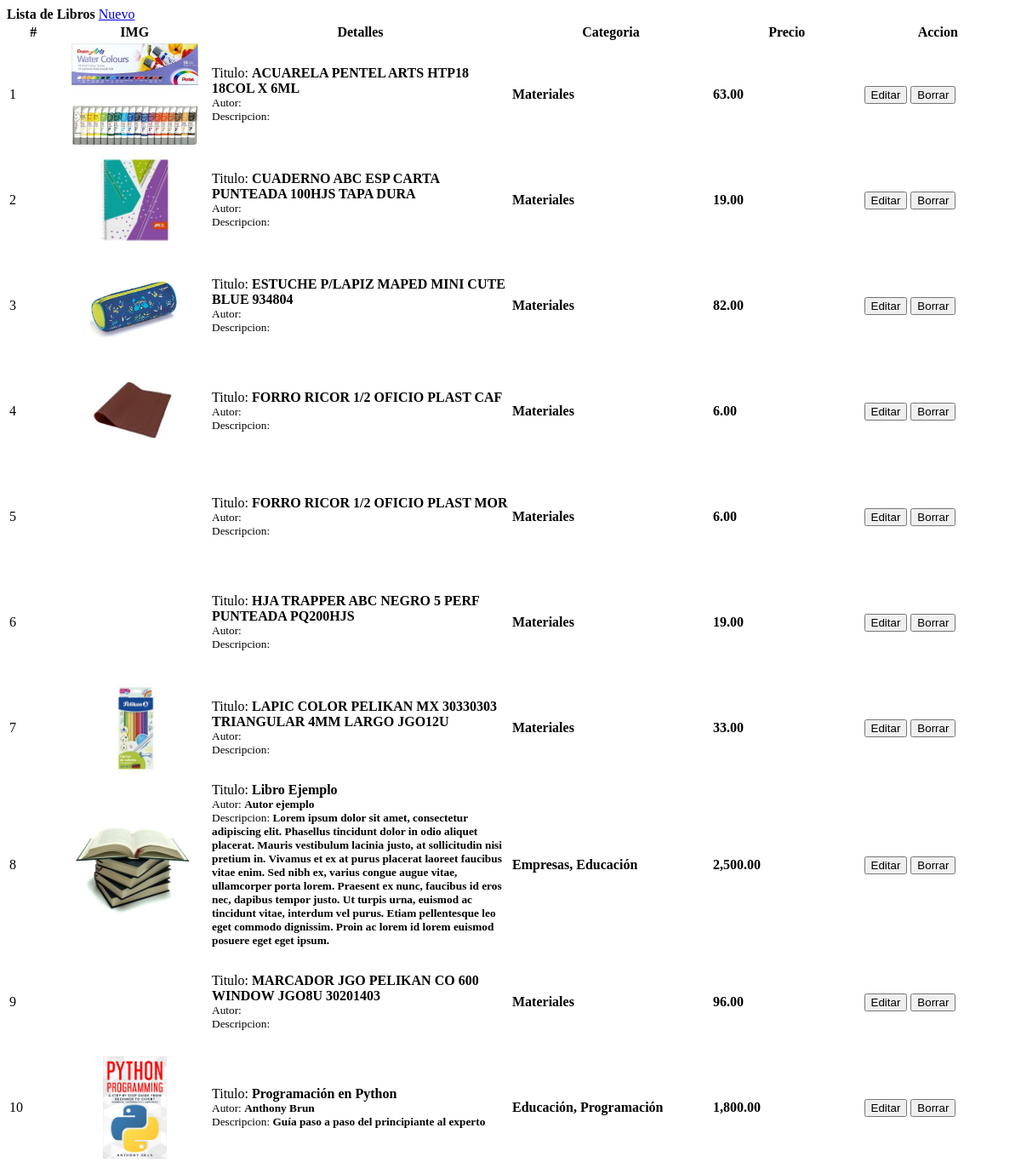
/admin/books.php, run on the app's committed database.
### tables this page shows
CREATE TABLE `books` (
  `id` int(30) NOT NULL,
  `category_ids` text NOT NULL,
  `title` varchar(200) NOT NULL,
  `author` text NOT NULL,
  `description` text NOT NULL,
  `qty` int(11) NOT NULL,
  `price` float NOT NULL,
  `image_path` text NOT NULL,
  `date_created` datetime NOT NULL DEFAULT current_timestamp()
);

### admin/books.php (the view, shortened to what this page needs)
<?php include('db_connect.php');?>
<div class="container-fluid">
	<div class="col-lg-12">
		<div class="row">
			<div class="col-md-12">
				<div class="card">
					<div class="card-header">
						<b>Lista de Libros</b>
						<span class="float:right"><a class="btn btn-primary btn-sm col-sm-3 float-right" href="javascript:void(0)" id="new_book">
			                    <i class="fa fa-plus"></i> Nuevo
			                </a></span>
					</div>
					<div class="card-body">
						<table class="table table-bordered table-hover">
							<colgroup>
								<col width="5%">
								<col width="15%">
								<col width="30%">
								<col width="20%">
								<col width="15%">
								<col width="15%">
							</colgroup>
							<thead>
								<tr>
									<th class="text-center">#</th>
									<th class="text-center">IMG</th>
									<th class="text-center">Detalles</th>
									<th class="text-center">Categoria</th>
									<th class="text-center">Precio</th>
									<th class="text-center">Accion</th>
								</tr>
							</thead>
							<tbody>
								<?php
								$i = 1;
								$cname[0] = "Not Set";
								$categories = $conn->query("SELECT * FROM categories ");
								while($row = $categories->fetch_assoc()){
									$cname[$row['id']] = ucwords($row['name']);
								}
								$book = $conn->query("SELECT * from books order by title asc");
								while($row=$book->fetch_assoc()):
								?>
								<tr>
									<td class="text-center"><?php echo $i++ ?></td>
									<td class="">
										<div class="d-flex w-100">
					    					<div class="img-field mr-4 img-thumbnail rounded">
					    						<img src="assets/uploads/<?php echo $row['image_path'] ?>"  alt="" class="img-fluid rounded">
					    					</div>
										</div>
									</td>
									<td class="">
										<p>Titulo: <b><?php echo $row['title'] ?></b></p>
										<p><small>Autor: <b><?php echo $row['author'] ?></b></small></p>
										<p><small>Descripcion: <b class="truncate"><?php echo $row['description'] ?></b></small></p>
									</td>
									<td class="">
										<p>
											<b>
											<?php
											$cats = '';
											$cat = explode(',', $row['category_ids']);
											foreach ($cat as $key => $value) {
												if(!empty($cats)){
													$cats .=", ";
												}
												if(isset($cname[$value])){
													$cats .= $cname[$value];
												}
											}
											echo $cats;
											?>
											</b>
										</p>
									</td>
									<td class="">
										<p class="text-right"><b><?php echo number_format($row['price'],2) ?></b></p>
									</td>
									<td class="text-center">
										<button class="btn btn-sm btn-primary edit_book" type="button" data-id="<?php echo $row['id'] ?>">Editar</button>
										<button class="btn btn-sm btn-danger delete_book" type="button" data-id="<?php echo $row['id'] ?>">Borrar</button>
									</td>
								</tr>
								<?php endwhile; ?>
							</tbody>
						</table>
					</div>
				</div>
			</div>
		</div>
	</div>
</div>

### admin/books.php (style rules this page uses)
td { vertical-align: middle !important; }
td p { margin:unset; }
.img-field { width: calc(100%); height: 15vh; overflow: hidden; display: flex; justify-content: center }
.img-field img { max-width: 100%; max-height: 100%; }

### data on the page
books: image_path (picture), title "ACUARELA PENTEL ARTS HTP18 18COL X 6ML", cats "Materiales", price "63.00"
books: image_path (picture), title "CUADERNO ABC ESP CARTA PUNTEADA 100HJS TAPA DURA", cats "Materiales", price "19.00"
books: image_path (picture), title "ESTUCHE P/LAPIZ MAPED MINI CUTE BLUE 934804", cats "Materiales", price "82.00"
books: image_path (picture), title "FORRO RICOR 1/2 OFICIO PLAST CAF", cats "Materiales", price "6.00"
books: title "FORRO RICOR 1/2 OFICIO PLAST MOR", cats "Materiales", price "6.00"
books: title "HJA TRAPPER ABC NEGRO 5 PERF PUNTEADA PQ200HJS", cats "Materiales", price "19.00"
books: image_path (picture), title "LAPIC COLOR PELIKAN MX 30330303 TRIANGULAR 4MM LARGO JGO12U", cats "Materiales", price "33.00"
books: image_path (picture), title "Libro Ejemplo", author "Autor ejemplo", description "Lorem ipsum dolor sit amet, consectetur adipiscing elit. Phasellus tincidunt dolor in odio aliquet placerat. Mauris vestibulum lacinia justo, at sollicitudin nisi pretium in. Vivamus et ex at purus placerat laoreet faucibus vitae enim. Sed nibh ex, varius congue augue vitae, ullamcorper porta lorem. Praesent ex nunc, faucibus id eros nec, dapibus tempor justo. Ut turpis urna, euismod ac tincidunt vitae, interdum vel purus. Etiam pellentesque leo eget commodo dignissim. Proin ac lorem id lorem euismod posuere eget eget ipsum.", cats "Empresas, Educación", price "2,500.00"
books: title "MARCADOR JGO PELIKAN CO 600 WINDOW JGO8U 30201403", cats "Materiales", price "96.00"
books: image_path (picture), title "Programación en Python", author "Anthony Brun", description "Guía paso a paso del principiante al experto", cats "Educación, Programación", price "1,800.00"
